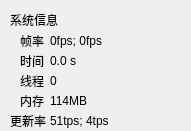
   <widget class="SimpleCardWidget" name="SimpleCardWidget_5">
    <property name="geometry">
     <rect>
      <x>470</x>
      <y>420</y>
      <width>191</width>
      <height>131</height>
     </rect>
    </property>
    <widget class="BodyLabel" name="BodyLabel_4">
     <property name="geometry">
      <rect>
       <x>10</x>
       <y>10</y>
       <width>65</width>
       <height>19</height>
      </rect>
     </property>
     <property name="text">
      <string>系统信息</string>
     </property>
    </widget>
    <widget class="QLabel" name="label_7">
     <property name="geometry">
      <rect>
       <x>50</x>
       <y>30</y>
       <width>161</width>
       <height>21</height>
      </rect>
     </property>
     <property name="text">
      <string>0fps; 0fps</string>
     </property>
    </widget>
    <widget class="QLabel" name="label_8">
     <property name="geometry">
      <rect>
       <x>50</x>
       <y>50</y>
       <width>161</width>
       <height>21</height>
      </rect>
     </property>
     <property name="text">
      <string>0.0 s</string>
     </property>
    </widget>
    <widget class="QLabel" name="label_9">
     <property name="geometry">
      <rect>
       <x>50</x>
       <y>70</y>
       <width>161</width>
       <height>21</height>
      </rect>
     </property>
     <property name="text">
      <string>0</string>
     </property>
    </widget>
    <widget class="QLabel" name="label_10">
     <property name="geometry">
      <rect>
       <x>50</x>
       <y>90</y>
       <width>161</width>
       <height>21</height>
      </rect>
     </property>
     <property name="text">
      <string>114MB</string>
     </property>
    </widget>
    <widget class="QLabel" name="label_11">
     <property name="geometry">
      <rect>
       <x>50</x>
       <y>110</y>
       <width>231</width>
       <height>21</height>
      </rect>
     </property>
     <property name="text">
      <string>51tps; 4tps</string>
     </property>
    </widget>
    <widget class="QLabel" name="label_17">
     <property name="geometry">
      <rect>
       <x>20</x>
       <y>30</y>
       <width>31</width>
       <height>21</height>
      </rect>
     </property>
     <property name="text">
      <string>帧率</string>
     </property>
    </widget>
    <widget class="QLabel" name="label_18">
     <property name="geometry">
      <rect>
       <x>20</x>
       <y>50</y>
       <width>31</width>
       <height>21</height>
      </rect>
     </property>
     <property name="text">
      <string>时间</string>
     </property>
    </widget>
    <widget class="QLabel" name="label_19">
     <property name="geometry">
      <rect>
       <x>20</x>
       <y>70</y>
       <width>31</width>
       <height>21</height>
      </rect>
     </property>
     <property name="text">
      <string>线程</string>
     </property>
    </widget>
    <widget class="QLabel" name="label_20">
     <property name="geometry">
      <rect>
       <x>20</x>
       <y>90</y>
       <width>31</width>
       <height>21</height>
      </rect>
     </property>
     <property name="text">
      <string>内存</string>
     </property>
    </widget>
    <widget class="QLabel" name="label_21">
     <property name="geometry">
      <rect>
       <x>10</x>
       <y>110</y>
       <width>41</width>
       <height>21</height>
      </rect>
     </property>
     <property name="text">
      <string>更新率</string>
     </property>
    </widget>
   </widget>
